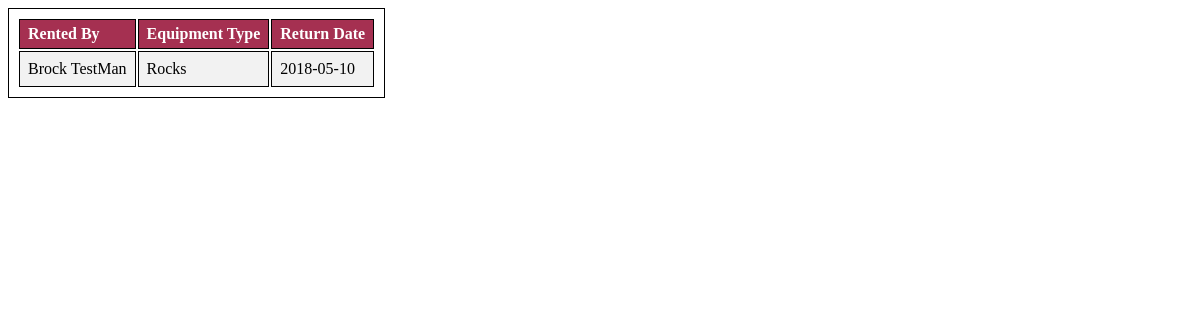
The app's page /test.php, older data.
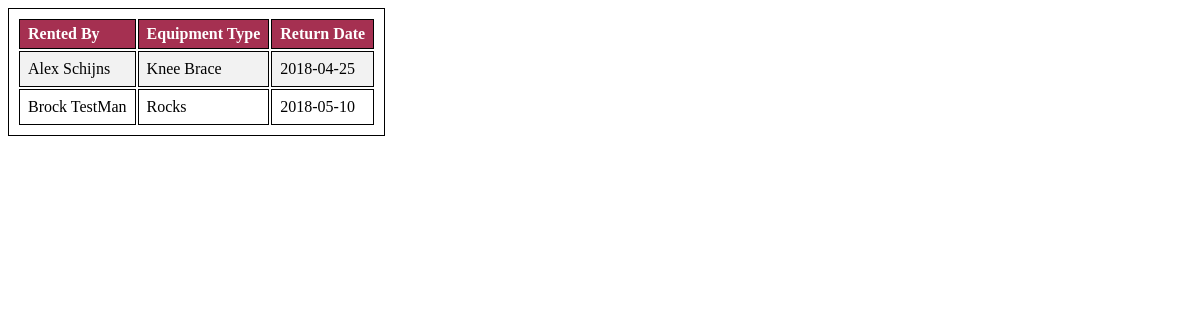
The same page, newer data.
### tables this page shows
CREATE TABLE IF NOT EXISTS `rents` (
  `PID` int(255) UNSIGNED NOT NULL,
  `Equip_ID` int(255) UNSIGNED NOT NULL,
  `Prac_ID` int(255) UNSIGNED NOT NULL,
  `Start_Date` date NOT NULL,
  `Return_Date` date NOT NULL,
  PRIMARY KEY (`PID`,`Equip_ID`,`Prac_ID`),
  KEY `Equip_ID` (`Equip_ID`),
  KEY `Prac_ID` (`Prac_ID`)
);

CREATE TABLE IF NOT EXISTS `patient` (
  `Patient_ID` int(255) UNSIGNED NOT NULL AUTO_INCREMENT,
  `FName` varchar(30) NOT NULL,
  `LName` varchar(30) NOT NULL,
  `DOB` date NOT NULL,
  `Sex` varchar(10) NOT NULL,
  `Phone` varchar(10) NOT NULL,
  `Address` varchar(50) DEFAULT NULL,
  `Email` varchar(50) DEFAULT NULL,
  `Username` varchar(50) NOT NULL,
  `PASSWORD` varchar(255) NOT NULL,
  PRIMARY KEY (`Patient_ID`),
  UNIQUE KEY `Username` (`Username`)
);

CREATE TABLE IF NOT EXISTS `assistance_equipment` (
  `Equip_ID` int(255) UNSIGNED NOT NULL,
  `Equipment_Type` varchar(255) NOT NULL,
  `Num_In_Stock` int(100) UNSIGNED NOT NULL,
  `Cost_Per_Month` int(50) UNSIGNED NOT NULL,
  PRIMARY KEY (`Equip_ID`)
);

### config.php (called while the page is built, shortened)
<?php
function db_connect() {
    $servername = "localhost";
    $username = "root";
    $password = "";
    $dbname = "medpass";
    if(!isset($link)) {
        $link = mysqli_connect($servername, $username, $password, $dbname);
    }
    return $link;
}
?>

### db_functions.php (called while the page is built, shortened)
<?php
include 'config.php';
function db_select($query) {
    $rows = array();
    $result = db_query($query);
    while ($row = mysqli_fetch_assoc($result)) {
        $rows[] = $row;
    }
    return $rows;
}
function db_query($query) {
    $connection = db_connect();
    $result = mysqli_query($connection,$query);
    return $result;
}

### test.php (the view, shortened to what this page needs)
<html>
<head>
</head>
<?php
include 'db_functions.php';
$rows = db_select("SELECT p.FName, p.LName, E.Equipment_Type, R.Return_Date
                FROM patient as p, assistance_equipment as E, rents as R
                    WHERE R.PID=p.Patient_ID AND R.Equip_ID = E.Equip_ID
                    ORDER BY R.Return_Date ASC");
if(!empty($rows)){
echo "<table>
      <thead{vertical-align: left}>
        <tr>
            <th>Rented By</th>
            <th>Equipment Type</th>
            <th>Return Date</th>
        </tr>
      </thead>";
foreach($rows as $value) {
    echo "<tr>";
    echo "<td>".$value['FName']." ".$value['LName']."</td>";
    echo "<td>".$value['Equipment_Type']."</td>";
    echo "<td>".$value['Return_Date']."</td>";
    echo "</tr>";
}
echo "</table>";
} else {
    echo "Currently No Equipment Rented Out";
}
?>
</html>

Row changes from the older to the newer data that the page shows:
added rents: PID.FName "Alex", PID.LName "Schijns", Equip_ID.Equipment_Type "Knee Brace", Return_Date "2018-04-25"
